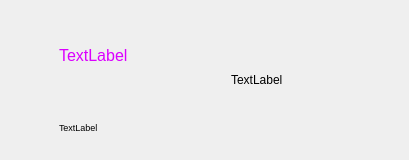
<?xml version="1.0" encoding="UTF-8"?>
<ui version="4.0">
 <class>FileItemWidget</class>
 <widget class="QWidget" name="FileItemWidget">
  <property name="geometry">
   <rect>
    <x>0</x>
    <y>0</y>
    <width>409</width>
    <height>160</height>
   </rect>
  </property>
  <property name="windowTitle">
   <string/>
  </property>
  <layout class="QGridLayout" name="gridLayout">
   <item row="0" column="0">
    <layout class="QHBoxLayout" name="horizontalLayout" stretch="1,4,4">
     <item>
      <widget class="QLabel" name="tagLabel">
       <property name="text">
        <string/>
       </property>
       <property name="pixmap">
        <pixmap resource="../../resources/res.qrc">:/usedimage/tag.svg</pixmap>
       </property>
      </widget>
     </item>
     <item>
      <layout class="QVBoxLayout" name="verticalLayout_6" stretch="4,2">
       <item>
        <widget class="QLabel" name="fileLabel">
         <property name="font">
          <font>
           <pointsize>12</pointsize>
          </font>
         </property>
         <property name="styleSheet">
          <string notr="true">QLabel { color: #DB00FF }</string>
         </property>
         <property name="text">
          <string>TextLabel</string>
         </property>
        </widget>
       </item>
       <item>
        <widget class="QLabel" name="pathLabel">
         <property name="font">
          <font>
           <pointsize>7</pointsize>
          </font>
         </property>
         <property name="text">
          <string>TextLabel</string>
         </property>
        </widget>
       </item>
      </layout>
     </item>
     <item>
      <layout class="QVBoxLayout" name="verticalLayout_2" stretch="8">
       <item>
        <widget class="QLabel" name="expirationLabel">
         <property name="text">
          <string>TextLabel</string>
         </property>
        </widget>
       </item>
      </layout>
     </item>
    </layout>
   </item>
  </layout>
 </widget>
 <resources>
  <include location="../../resources/res.qrc"/>
 </resources>
 <connections/>
</ui>
